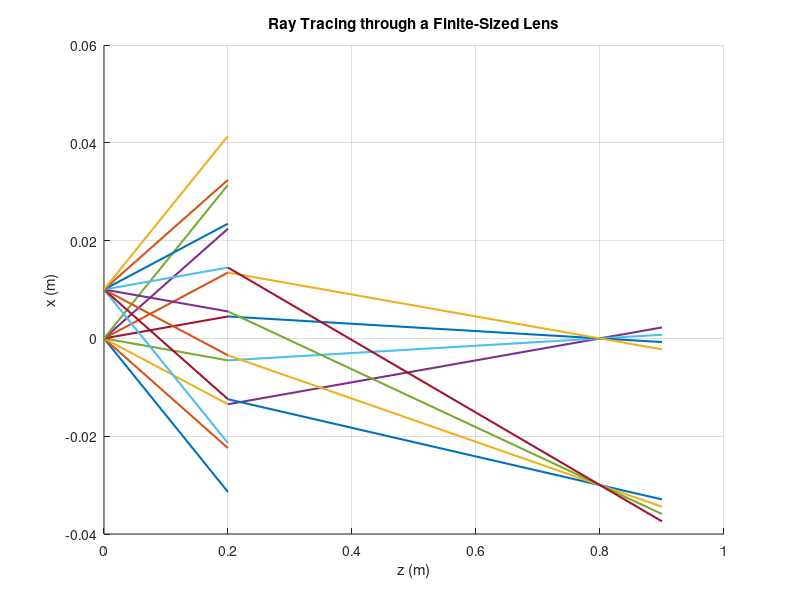

The MATLAB script that drew this image:
%%Part1_CS3%%

clear;
close all;

% distance in meters before lens
d1 = 0.2;
% distance in meters after lens
d2 = 0.7;  

% lens focal length in meters
f = 0.150;
% lens radius in meters
r_lens = 0.020; 

theta_x_range = linspace(-pi/20, pi/20, 8); % range of angles for theta_x

% y-coordinate fixed at 0
y = 0;
% theta_y fixed at 0
theta_y = 0; 

% points
points = [0, 10];
points = points / 1000; % convert to meters

% propagation matrix before lens
M_d1 = [1 d1 0 0; 0 1 0 0; 0 0 1 d1; 0 0 0 1];

% Lens matrix
M_f = [1 0 0 0; -1/f 1 0 0; 0 0 1 0; 0 0 -1/f 1];

% propagation matrix after lens
M_d2 = [1 d2 0 0; 0 1 0 0; 0 0 1 d2; 0 0 0 1];

figure;
hold on;
xlabel('z (m)');
ylabel('x (m)');
title('Ray Tracing through a Finite-Sized Lens');
grid on;

% loop over each point and each angle
for i = points
    for theta_x = theta_x_range
        % initial ray vector
        ray_in = [i; theta_x; y; theta_y];
        
        % calc output ray after d1
        ray_mid = M_d1 * ray_in;

        % check to see if ray passes through lens
        if abs(ray_mid(1)) <= r_lens
            % if ray passes through lens and travels d2
            ray_out = M_d2 * M_f * ray_mid;
        else
            % ray misses the lens and doesnt propagate further
            ray_out = ray_mid;
        end

        % plot ray trajectory before lens
        plot([0, d1], [ray_in(1), ray_mid(1)], 'LineWidth', 1.5);

        % plot ray trajectory after lens if it passes through 
        if abs(ray_mid(1)) <= r_lens
            plot([d1, d1 + d2], [ray_mid(1), ray_out(1)], 'LineWidth', 1.5);
        end
    end
end
